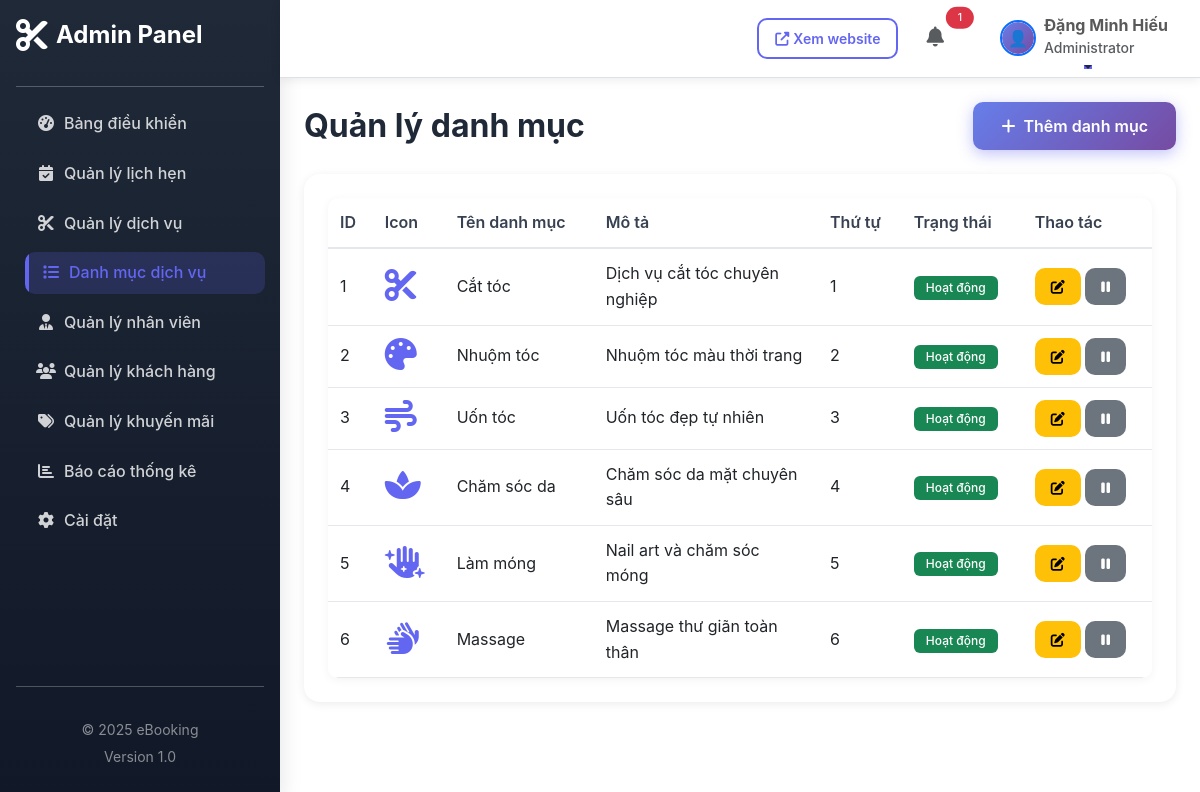
Screenshot of /admin/categories.php (signed in) with the database file from the repository.
### tables this page shows
CREATE TABLE `categories` (
  `category_id` int(11) NOT NULL,
  `category_name` varchar(100) NOT NULL,
  `description` text DEFAULT NULL,
  `icon` varchar(100) DEFAULT NULL,
  `display_order` int(11) DEFAULT 0,
  `status` enum('active','inactive') DEFAULT 'active',
  `created_at` timestamp NOT NULL DEFAULT current_timestamp(),
  `updated_at` timestamp NOT NULL DEFAULT current_timestamp() ON UPDATE current_timestamp()
);

### models/Category.php (called while the page is built, shortened)
<?php
class Category {
    private $conn;
    private $table = 'categories';
    public function __construct($db) {
        $this->conn = $db;
    }
    public function getAllCategories($status = 'active') {
        $query = "SELECT * FROM " . $this->table;
        $query .= " ORDER BY display_order, category_name";
        $stmt = $this->conn->prepare($query);
        $stmt->execute();
        return $stmt->fetchAll(PDO::FETCH_ASSOC);
    }
}
?>

### admin/categories.php (the view, shortened to what this page needs)
<?php
require_once '../models/Category.php';
$database = new Database();
$db = $database->getConnection();
$categoryModel = new Category($db);
$categories = $categoryModel->getAllCategories(null);
?>
<!DOCTYPE html>
<html lang="vi">
<head>
    <link href="https://cdn.jsdelivr.net/npm/bootstrap@5.3.0/dist/css/bootstrap.min.css" rel="stylesheet">
    <link rel="stylesheet" href="https://cdnjs.cloudflare.com/ajax/libs/font-awesome/6.4.0/css/all.min.css">
    <link rel="stylesheet" href="<?php echo BASE_URL; ?>/assets/css/style.css">
</head>
<body>
    <div class="d-flex">
        <?php include 'includes/sidebar.php'; ?>
        <div class="flex-grow-1">
            <?php include 'includes/navbar.php'; ?>
            <div class="container-fluid p-4">
                <div class="d-flex justify-content-between align-items-center mb-4">
                    <h2 class="fw-bold mb-0">Quản lý danh mục</h2>
                    <button class="btn btn-primary" data-bs-toggle="modal" data-bs-target="#addModal">
                        <i class="fas fa-plus me-2"></i>Thêm danh mục
                    </button>
                </div>
                <div class="card border-0 shadow-sm">
                    <div class="card-body">
                        <div class="table-responsive">
                            <table class="table table-hover">
                                <thead>
                                    <tr>
                                        <th>ID</th>
                                        <th>Icon</th>
                                        <th>Tên danh mục</th>
                                        <th>Mô tả</th>
                                        <th>Thứ tự</th>
                                        <th>Trạng thái</th>
                                        <th>Thao tác</th>
                                    </tr>
                                </thead>
                                <tbody>
                                    <?php foreach ($categories as $category): ?>
                                    <tr>
                                        <td><?php echo $category['category_id']; ?></td>
                                        <td><i class="fas <?php echo $category['icon']; ?> fa-2x text-primary"></i></td>
                                        <td><?php echo htmlspecialchars($category['category_name']); ?></td>
                                        <td><?php echo htmlspecialchars($category['description']); ?></td>
                                        <td><?php echo $category['display_order']; ?></td>
                                        <td>
                                            <span class="badge bg-<?php echo $category['status'] == 'active' ? 'success' : 'secondary'; ?>">
                                                <?php echo $category['status'] == 'active' ? 'Hoạt động' : 'Tạm dừng'; ?>
                                            </span>
                                        </td>
                                        <td>
                                            <button class="btn btn-sm btn-warning" data-bs-toggle="modal" data-bs-target="#editModal<?php echo $category['category_id']; ?>">
                                                <i class="fas fa-edit"></i>
                                            </button>
                                            <form method="POST" style="display:inline;" onsubmit="return confirm('Xác nhận thay đổi trạng thái?')">
                                                <?php if ($category['status'] == 'active'): ?>
                                                    <button type="submit" name="toggle_status" class="btn btn-sm btn-secondary" title="Tạm dừng">
                                                        <i class="fas fa-pause"></i>
                                                    </button>
                                                <?php else: ?>
                                                    <button type="submit" name="toggle_status" class="btn btn-sm btn-success" title="Kích hoạt">
                                                        <i class="fas fa-play"></i>
                                                    </button>
                                                <?php endif; ?>
                                            </form>
                                        </td>
                                    </tr>
                                    <?php endforeach; ?>
                                </tbody>
                            </table>
                        </div>
                    </div>
                </div>
            </div>
        </div>
    </div>
</body>
</html>

### assets/css/style.css (style rules this page uses)
:root { --primary-color: #6366f1; --primary-dark: #4f46e5; --primary-light: #818cf8; --secondary-color: #8b5cf6; --success-color: #10b981; --danger-color: #ef4444; --warning-color: #f59e0b; --info-color: #3b82f6; --dark-color: #1f2937; --light-color: #f3f4f6; --gradient-primary: linear-gradient(135deg, #667eea 0%, #764ba2 100%); --gradient-secondary: linear-gradient(135deg, #f093fb 0%, #f5576c 100%); --shadow-sm: 0 2px 10px rgba(0, 0, 0, 0.08); --shadow-md: 0 5px 20px rgba(0, 0, 0, 0.1); --shadow-lg: 0 10px 40px rgba(0, 0, 0, 0.15); --shadow-xl: 0 20px 60px rgba(0, 0, 0, 0.2); --transition: all 0.3s cubic-bezier(0.4, 0, 0.2, 1); }
* { margin: 0; padding: 0; box-sizing: border-box; }
body { font-family: 'Inter', -apple-system, BlinkMacSystemFont, 'Segoe UI', Roboto, 'Helvetica Neue', Arial, sans-serif; color: #374151; line-height: 1.6; font-size: 16px; -webkit-font-smoothing: antialiased; -moz-osx-font-smoothing: grayscale; overflow-x: hidden; }
h1, h2, h3, h4, h5, h6 { font-weight: 700; line-height: 1.2; margin-bottom: 1rem; color: #1f2937; }
.btn { font-weight: 600; padding: 12px 28px; border-radius: 10px; transition: var(--transition); border: none; position: relative; overflow: hidden; }
.btn::before { content: ''; position: absolute; top: 50%; left: 50%; width: 0; height: 0; border-radius: 50%; background: rgba(255, 255, 255, 0.3); transform: translate(-50%, -50%); transition: width 0.6s, height 0.6s; }
.btn-primary { background: var(--gradient-primary); border-color: transparent; color: white; box-shadow: 0 4px 15px rgba(99, 102, 241, 0.4); }
.btn-sm { padding: 8px 16px; font-size: 0.875rem; }
.text-primary { color: var(--primary-color) !important; }
.shadow-sm { box-shadow: 0 2px 10px rgba(0, 0, 0, 0.08) !important; }
.card { border-radius: 16px; border: 1px solid #f3f4f6; transition: var(--transition); overflow: hidden; }
.card-body { padding: 24px; }
.badge { padding: 6px 12px; font-weight: 500; border-radius: 6px; }
.table-responsive { overflow-x: auto; -webkit-overflow-scrolling: touch; position: relative; border-radius: 10px; box-shadow: 0 2px 10px rgba(0, 0, 0, 0.05); }
.table { display: table !important; width: 100%; border-collapse: collapse; margin-bottom: 0 !important; position: relative; z-index: 1; border-radius: 10px; overflow: hidden; }
.table thead { background-color: var(--light-color); }
.table thead th { font-weight: 600; color: #374151; border-bottom: 2px solid #e5e7eb; padding: 12px; white-space: nowrap; }
.table tbody td { vertical-align: middle; padding: 12px; }
.table thead { display: table-header-group !important; }
.table tbody { display: table-row-group !important; }
.table tbody tr { display: table-row !important; background: white; border-bottom: 1px solid #e5e7eb; }
.table tbody td { display: table-cell !important; vertical-align: middle; padding: 12px; border: none; }
.table-responsive .table tbody tr::before, .table-responsive .table tbody tr::after, .table-responsive .table tbody td::before, .table-responsive .table tbody td::after { display: none !important; content: none !important; visibility: hidden !important; }
.table-responsive .table tbody td { white-space: nowrap; }
.table-responsive .table tbody td:nth-child(2), .table-responsive .table tbody td:nth-child(4) { white-space: normal; max-width: 200px; }

### rows the page displays
categories: category_id "1", category_name "Cắt tóc", description "Dịch vụ cắt tóc chuyên nghiệp", display_order "1", status "Hoạt động"
categories: category_id "2", category_name "Nhuộm tóc", description "Nhuộm tóc màu thời trang", display_order "2", status "Hoạt động"
categories: category_id "3", category_name "Uốn tóc", description "Uốn tóc đẹp tự nhiên", display_order "3", status "Hoạt động"
categories: category_id "4", category_name "Chăm sóc da", description "Chăm sóc da mặt chuyên sâu", display_order "4", status "Hoạt động"
categories: category_id "5", category_name "Làm móng", description "Nail art và chăm sóc móng", display_order "5", status "Hoạt động"
categories: category_id "6", category_name "Massage", description "Massage thư giãn toàn thân", display_order "6", status "Hoạt động"

### other values shown
SITE_NAME "eBooking"
$pending_count "1"
$_SESSION['full_name'] "Đặng Minh Hiếu"
